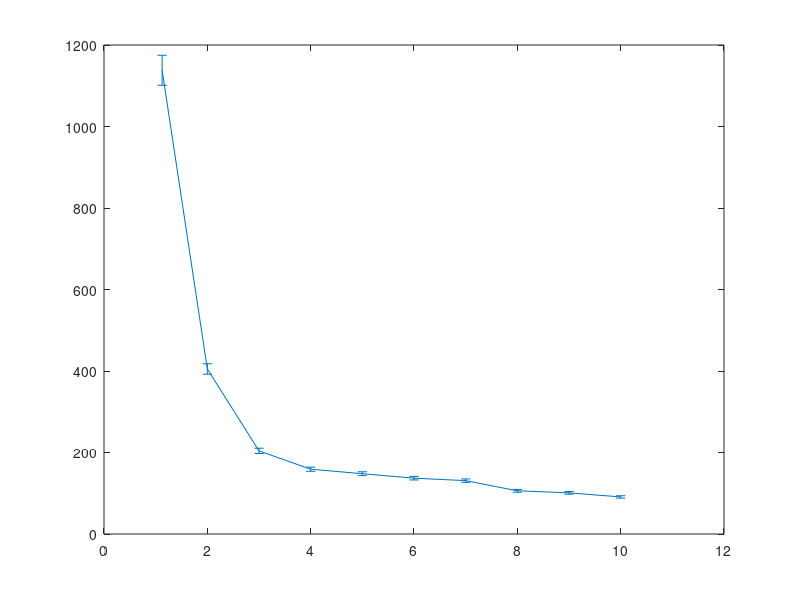

Recreate this plot in MATLAB. (Note: this script raises an error after producing the figure.)
clear all;
close all;
clc;

vin=[1.125 2 3 4 5 6 7 8 9 10];
sigma=[1138 405 204 159 148 137 131 106 101 91];
err=[1/sqrt(955)*sigma(1) 1/sqrt(997)*sigma(2) 1/sqrt(989)*sigma(3) ...
    1/sqrt(973)*sigma(4) 1/sqrt(995)*sigma(5) 1/sqrt(982)*sigma(6) ...
    1/sqrt(994)*sigma(7) 1/sqrt(979)*sigma(8) 1/sqrt(974)*sigma(9) 1/sqrt(989)*sigma(10)];

fitfun=@(A,x)sqrt(A(1)*x.^(-2)+A(2));
xf0=[0.9,140];
A=lsqcurvefit(fitfun,xf0,vin(2:end),sigma(2:end));

%plot(vin,sigma,'r*');
E1=errorbar(vin,sigma,err);
set(E1,'LineStyle', 'none ','Color', 'r','LineWidth', 3, 'Marker', '*', 'MarkerSize', 8, ...
         'MarkerEdgeColor', [.2 .2 .2], 'MarkerFaceColor' , [0,1,1]);
xlabel('input(mV)');
ylabel('jitter rms(ps)');
grid on
hold on

times = linspace(vin(1),vin(end));
plot(times,fitfun(A,times),'b--','LineWidth', 2)
hold on

simin=[1.125 2 6 8];
simsig=[407 189 60.4 44.7];
simerr=[1/sqrt(40)*simsig(1) 1/sqrt(40)*simsig(2) 1/sqrt(40)*simsig(3) 1/sqrt(40)*simsig(4)];
E2=errorbar(simin,simsig,simerr);
set(E2,'LineStyle', 'none ','Color', 'g','LineWidth', 3, 'Marker', '.', 'MarkerSize', 8, ...
         'MarkerEdgeColor', [.2 .2 .2], 'MarkerFaceColor' , [0,1,1]);
legend('measurement data','measured data fitting','simulation data');
title('Version 2 board 2 T12 timing performance');
